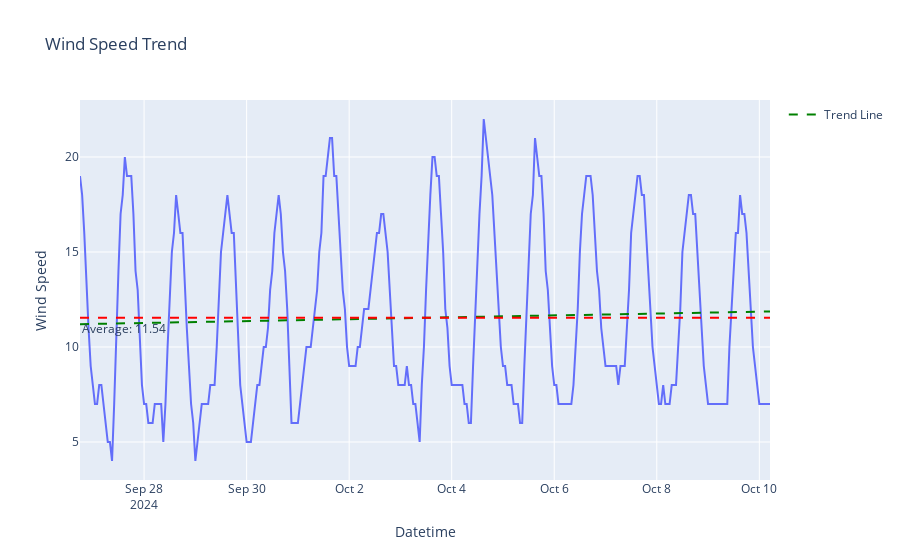

Notebook code cell kept with this figure:
### Markdown cell above
We can see clear downward trend in the temperature over time which is expected as we are approaching winter season.

### Code cell
avg_wind_speed = df['wind_speed_kph'].mean()

slope, intercept, *_ = show_pearson_correlation(df.index, df['wind_speed_kph'])
trend_line = intercept + slope * np.arange(len(df))

fig = px.line(df, x='datetime', y='wind_speed_kph', title='Wind Speed Trend')
fig.add_hline(y=avg_wind_speed, line_dash="dash", line_color="red", annotation_text=f'Average: {avg_wind_speed:.2f}', annotation_position="bottom left")
fig.add_scatter(x=df['datetime'], y=trend_line, mode='lines', name='Trend Line', line={'color': 'green', 'dash': 'dash'})

fig.update_layout(
    xaxis_title='Datetime',
    yaxis_title='Wind Speed'
)

fig.show()

### Figure 1 — Plotly figure (JSON) as saved in the notebook; plotly's stock layout.template omitted (floating-point values rounded to 4 significant figures; data arrays with more than 128 entries replaced by an {"elided": "..."} marker saying what was removed)
{"data": [{"hovertemplate": "datetime=%{x}<br>wind_speed_kph=%{y}<extra></extra>", "legendgroup": "", "line": {"color": "#636efa", "dash": "solid"}, "marker": {"symbol": "circle"}, "mode": "lines", "name": "", "orientation": "v", "showlegend": false, "type": "scatter", "x": {"elided": "324 str values"}, "xaxis": "x", "y": {"elided": "324 int values"}, "yaxis": "y"}, {"line": {"color": "green", "dash": "dash"}, "mode": "lines", "name": "Trend Line", "type": "scatter", "x": {"elided": "324 str values"}, "y": {"elided": "324 float values"}}], "layout": {"annotations": [{"showarrow": false, "text": "Average: 11.54", "x": 0, "xanchor": "left", "xref": "x domain", "y": 11.54, "yanchor": "top", "yref": "y"}], "legend": {"tracegroupgap": 0}, "shapes": [{"line": {"color": "red", "dash": "dash"}, "type": "line", "x0": 0, "x1": 1, "xref": "x domain", "y0": 11.54, "y1": 11.54, "yref": "y"}], "title": {"text": "Wind Speed Trend"}, "xaxis": {"anchor": "y", "domain": [0, 1], "title": {"text": "Datetime"}}, "yaxis": {"anchor": "x", "domain": [0, 1], "title": {"text": "Wind Speed"}}}}
